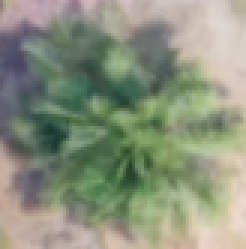
#> input picture 2D Orthophoto/template-palm-second.png, 82 x 83 px (shown 3 times larger)
$ jupyter execute --allow-errors Palm-Tree-Counting.ipynb   (shell and % lines are left out)   (older library calls are emulated)
#> lines starting #> are read from the running program, lines starting #| are printed output that depends on the picture
# COUNTING THE NUMBER OF PALM TREES IN A IMAGE

[cell 1]
# importing libraries
import cv2
import numpy as np

import matplotlib.pyplot as plt

[cell 2]
# specify the file name to open..!!
filename = './2D Orthophoto/area-palm.png'

[cell 3]
# loading the image - let's take a look at it
image = cv2.imread(filename)
#> (the rest of this cell did not finish here and is left out)

#> (a cell that did not finish here is left out)

#> (a cell that did not finish here is left out)

#> (a cell that did not finish here is left out)

Range was found by searching different values

OTSU performed better than other methods

The output image consists of pixel value 0 for the tress and 1 for the background

[cell 7]
# also let's do some filtering on the binary image to reduce noise by some factor
from skimage import filters
from skimage.morphology import disk
import numpy as np

#> (the rest of this cell did not finish here and is left out)

Better than the previous plot..!!

#> (a cell that did not finish here is left out)

[cell 9]
# Let's make a kernal of 4x4 for mainpulating the image
kernel = np.ones((4, 4), dtype='uint8')
plt.imshow(kernel, cmap='binary')
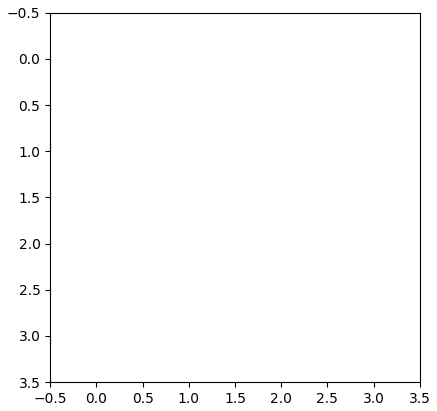
#> figure drawn by matplotlib, 1 panel

#> (a cell that did not finish here is left out)

On comparing both the images we can see the regions with 0 value have clear edges now and all tmost all gaps are closed..!!

Some more accuracy can be obtained by playing with the kernal

#> (a cell that did not finish here is left out)

distance transfrom calculates the distance to the closest zero pixel for each pixel of the source image (from opencv documentation)

[cell 12]
# let's give some padding to the image so that further kernal operations will be easy..!

border_size = 25
#> (the rest of this cell did not finish here and is left out)

Let's perform some template matching now. I have extracted image of a single tree choosen at random from the image..

It is saved as template.jpg

[cell 13]
gap = 8

template_file = cv2.imread('./2D Orthophoto/template-palm-second.png')
#> template_file is the input picture: shape (83, 82, 3); mean B, G, R 125.7, 146.2, 139
template_file = cv2.resize(template_file, (64, 64))
#> template_file: shape (64, 64, 3)
template_file = cv2.cvtColor(template_file, cv2.COLOR_BGR2HSV)
#> template_file: shape (64, 64, 3); mean H, S, V 50.2, 51.8, 152.2

# preparing the mask to overlay
#> (the rest of this cell did not finish here and is left out)
